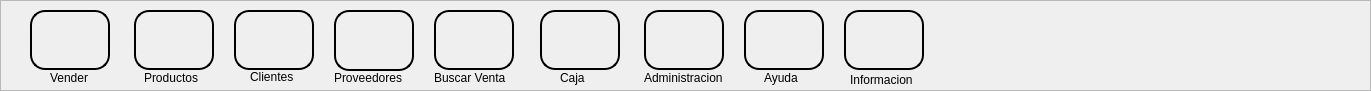
   <widget class="QFrame" name="menu_frame">
    <property name="geometry">
     <rect>
      <x>20</x>
      <y>0</y>
      <width>1371</width>
      <height>91</height>
     </rect>
    </property>
    <property name="styleSheet">
     <string notr="true">font: 57 10pt &quot;Roboto&quot;;
</string>
    </property>
    <property name="frameShape">
     <enum>QFrame::StyledPanel</enum>
    </property>
    <property name="frameShadow">
     <enum>QFrame::Raised</enum>
    </property>
    <widget class="QPushButton" name="vender_btn">
     <property name="geometry">
      <rect>
       <x>30</x>
       <y>10</y>
       <width>80</width>
       <height>60</height>
      </rect>
     </property>
     <property name="styleSheet">
      <string notr="true">border-radius:15px;
border:2px solid black;</string>
     </property>
     <property name="text">
      <string/>
     </property>
     <property name="icon">
      <iconset resource="../../Imagenes/imagenes_proyecto.qrc">
       <normaloff>:/iconos/sale.png</normaloff>:/iconos/sale.png</iconset>
     </property>
     <property name="iconSize">
      <size>
       <width>50</width>
       <height>50</height>
      </size>
     </property>
    </widget>
    <widget class="QPushButton" name="buscarVenta_btn">
     <property name="geometry">
      <rect>
       <x>434</x>
       <y>10</y>
       <width>80</width>
       <height>60</height>
      </rect>
     </property>
     <property name="styleSheet">
      <string notr="true">border-radius:15px;
border:2px solid black;</string>
     </property>
     <property name="text">
      <string/>
     </property>
     <property name="icon">
      <iconset resource="../../Imagenes/imagenes_proyecto.qrc">
       <normaloff>:/iconos/search_sale.png</normaloff>:/iconos/search_sale.png</iconset>
     </property>
     <property name="iconSize">
      <size>
       <width>50</width>
       <height>50</height>
      </size>
     </property>
    </widget>
    <widget class="QPushButton" name="productos_btn">
     <property name="geometry">
      <rect>
       <x>134</x>
       <y>10</y>
       <width>80</width>
       <height>60</height>
      </rect>
     </property>
     <property name="styleSheet">
      <string notr="true">border-radius:15px;
border:2px solid black;</string>
     </property>
     <property name="text">
      <string/>
     </property>
     <property name="icon">
      <iconset resource="../../Imagenes/imagenes_proyecto.qrc">
       <normaloff>:/iconos/products.png</normaloff>:/iconos/products.png</iconset>
     </property>
     <property name="iconSize">
      <size>
       <width>50</width>
       <height>50</height>
      </size>
     </property>
    </widget>
    <widget class="QPushButton" name="clientes_btn">
     <property name="geometry">
      <rect>
       <x>234</x>
       <y>10</y>
       <width>80</width>
       <height>60</height>
      </rect>
     </property>
     <property name="styleSheet">
      <string notr="true">border-radius:15px;
border:2px solid black;</string>
     </property>
     <property name="text">
      <string/>
     </property>
     <property name="icon">
      <iconset resource="../../Imagenes/imagenes_proyecto.qrc">
       <normaloff>:/iconos/client.png</normaloff>:/iconos/client.png</iconset>
     </property>
     <property name="iconSize">
      <size>
       <width>50</width>
       <height>50</height>
      </size>
     </property>
    </widget>
    <widget class="QPushButton" name="proveedores_btn">
     <property name="geometry">
      <rect>
       <x>334</x>
       <y>10</y>
       <width>80</width>
       <height>61</height>
      </rect>
     </property>
     <property name="styleSheet">
      <string notr="true">border-radius:15px;
border:2px solid black;</string>
     </property>
     <property name="text">
      <string/>
     </property>
     <property name="icon">
      <iconset resource="../../Imagenes/imagenes_proyecto.qrc">
       <normaloff>:/iconos/suppliers.png</normaloff>:/iconos/suppliers.png</iconset>
     </property>
     <property name="iconSize">
      <size>
       <width>50</width>
       <height>50</height>
      </size>
     </property>
    </widget>
    <widget class="QPushButton" name="administracion_btn">
     <property name="geometry">
      <rect>
       <x>644</x>
       <y>10</y>
       <width>80</width>
       <height>60</height>
      </rect>
     </property>
     <property name="styleSheet">
      <string notr="true">border-radius:15px;
border:2px solid black;</string>
     </property>
     <property name="text">
      <string/>
     </property>
     <property name="icon">
      <iconset resource="../../Imagenes/imagenes_proyecto.qrc">
       <normaloff>:/iconos/administrator.png</normaloff>:/iconos/administrator.png</iconset>
     </property>
     <property name="iconSize">
      <size>
       <width>50</width>
       <height>50</height>
      </size>
     </property>
    </widget>
    <widget class="QLabel" name="vender_lbl">
     <property name="geometry">
      <rect>
       <x>50</x>
       <y>70</y>
       <width>71</width>
       <height>16</height>
      </rect>
     </property>
     <property name="text">
      <string>Vender</string>
     </property>
    </widget>
    <widget class="QLabel" name="buscarVenta_lbl">
     <property name="geometry">
      <rect>
       <x>434</x>
       <y>70</y>
       <width>91</width>
       <height>16</height>
      </rect>
     </property>
     <property name="text">
      <string>Buscar Venta</string>
     </property>
    </widget>
    <widget class="QLabel" name="administracion_lbl">
     <property name="geometry">
      <rect>
       <x>644</x>
       <y>70</y>
       <width>91</width>
       <height>16</height>
      </rect>
     </property>
     <property name="text">
      <string>Administracion</string>
     </property>
    </widget>
    <widget class="QLabel" name="productos_lbl">
     <property name="geometry">
      <rect>
       <x>144</x>
       <y>70</y>
       <width>71</width>
       <height>16</height>
      </rect>
     </property>
     <property name="text">
      <string>Productos</string>
     </property>
    </widget>
    <widget class="QLabel" name="clientes_lbl">
     <property name="geometry">
      <rect>
       <x>250</x>
       <y>70</y>
       <width>47</width>
       <height>13</height>
      </rect>
     </property>
     <property name="text">
      <string>Clientes</string>
     </property>
    </widget>
    <widget class="QLabel" name="proveedores_lbl">
     <property name="geometry">
      <rect>
       <x>334</x>
       <y>70</y>
       <width>71</width>
       <height>16</height>
      </rect>
     </property>
     <property name="text">
      <string>Proveedores</string>
     </property>
    </widget>
    <widget class="QPushButton" name="ayuda_btn">
     <property name="geometry">
      <rect>
       <x>744</x>
       <y>10</y>
       <width>80</width>
       <height>60</height>
      </rect>
     </property>
     <property name="styleSheet">
      <string notr="true">border-radius:15px;
border:2px solid black;</string>
     </property>
     <property name="text">
      <string/>
     </property>
     <property name="icon">
      <iconset resource="../../Imagenes/imagenes_proyecto.qrc">
       <normaloff>:/iconos/help.png</normaloff>:/iconos/help.png</iconset>
     </property>
     <property name="iconSize">
      <size>
       <width>50</width>
       <height>50</height>
      </size>
     </property>
    </widget>
    <widget class="QLabel" name="ayuda_lbl">
     <property name="geometry">
      <rect>
       <x>764</x>
       <y>70</y>
       <width>47</width>
       <height>16</height>
      </rect>
     </property>
     <property name="text">
      <string>Ayuda</string>
     </property>
    </widget>
    <widget class="QPushButton" name="informacion_btn">
     <property name="geometry">
      <rect>
       <x>844</x>
       <y>10</y>
       <width>80</width>
       <height>60</height>
      </rect>
     </property>
     <property name="styleSheet">
      <string notr="true">border-radius:15px;
border:2px solid black;</string>
     </property>
     <property name="text">
      <string/>
     </property>
     <property name="icon">
      <iconset resource="../../Imagenes/imagenes_proyecto.qrc">
       <normaloff>:/iconos/info.png</normaloff>:/iconos/info.png</iconset>
     </property>
     <property name="iconSize">
      <size>
       <width>50</width>
       <height>50</height>
      </size>
     </property>
    </widget>
    <widget class="QLabel" name="informacion_lbl">
     <property name="geometry">
      <rect>
       <x>850</x>
       <y>70</y>
       <width>81</width>
       <height>20</height>
      </rect>
     </property>
     <property name="text">
      <string>Informacion</string>
     </property>
    </widget>
    <widget class="QPushButton" name="buscarVenta_btn_2">
     <property name="geometry">
      <rect>
       <x>540</x>
       <y>10</y>
       <width>80</width>
       <height>60</height>
      </rect>
     </property>
     <property name="styleSheet">
      <string notr="true">border-radius:15px;
border:2px solid black;</string>
     </property>
     <property name="text">
      <string/>
     </property>
     <property name="icon">
      <iconset resource="../../Imagenes/imagenes_proyecto.qrc">
       <normaloff>:/iconos/cashier.png</normaloff>:/iconos/cashier.png</iconset>
     </property>
     <property name="iconSize">
      <size>
       <width>50</width>
       <height>50</height>
      </size>
     </property>
    </widget>
    <widget class="QLabel" name="buscarVenta_lbl_2">
     <property name="geometry">
      <rect>
       <x>560</x>
       <y>70</y>
       <width>41</width>
       <height>16</height>
      </rect>
     </property>
     <property name="text">
      <string>Caja</string>
     </property>
    </widget>
   </widget>
